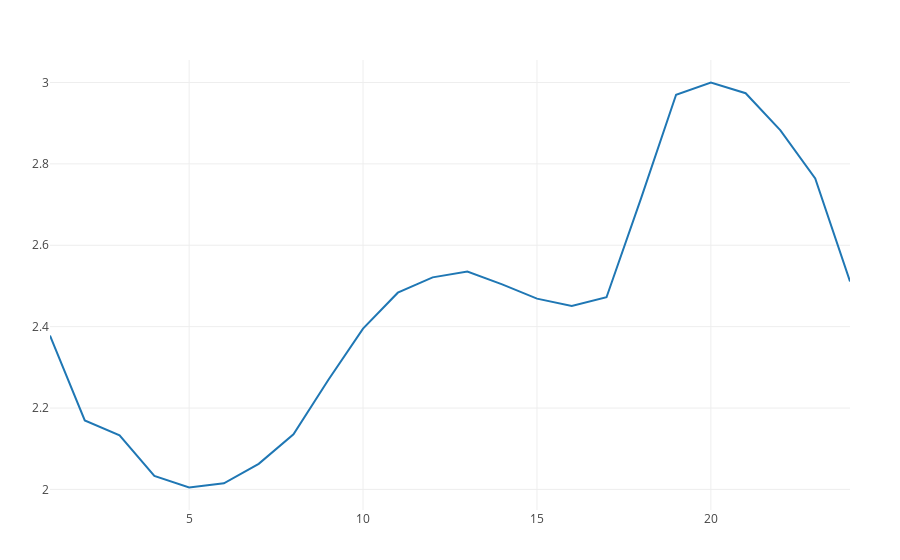

The notebook cell this image was saved under:
### Markdown cell above
Time Series also can be easily plotted (In the future we expect to have a better way to plot Time Series and Power Systems)

### Code cell
plot((get_component(load_forecast_DA[1]) |> get_maxactivepower) * values(load_forecast_DA[1].data))

### Figure 1 — Plotly figure (JSON) as saved in the notebook; plotly's stock layout.template omitted (floating-point values rounded to 4 significant figures)
{"data": [{"type": "scatter", "x": [1, 2, 3, 4, 5, 6, 7, 8, 9, 10, 11, 12, 13, 14, 15, 16, 17, 18, 19, 20, 21, 22, 23, 24], "y": [2.378, 2.17, 2.133, 2.033, 2.005, 2.015, 2.063, 2.135, 2.269, 2.395, 2.484, 2.521, 2.535, 2.504, 2.469, 2.451, 2.472, 2.717, 2.97, 3, 2.974, 2.883, 2.764, 2.511]}], "layout": {"margin": {"b": 50, "l": 50, "r": 50, "t": 60}}}
